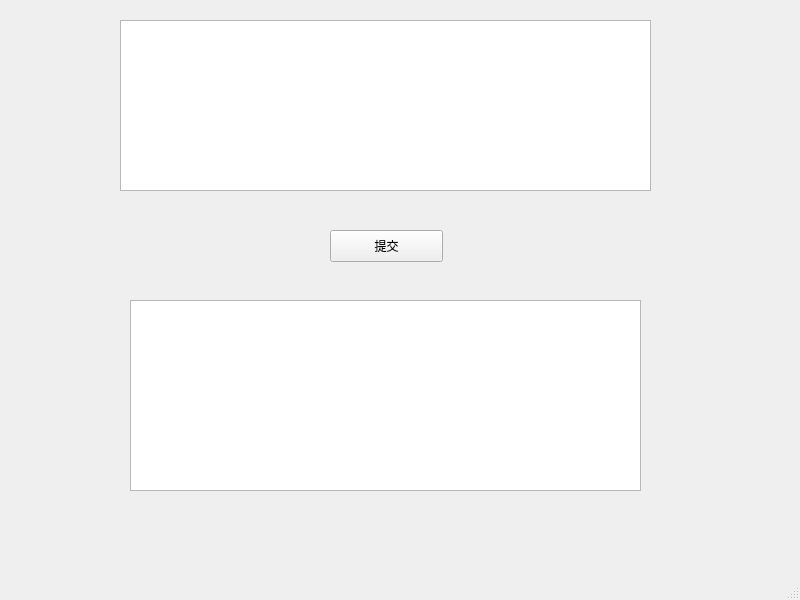
<?xml version="1.0" encoding="UTF-8"?>
<ui version="4.0">
 <class>MainWindow</class>
 <widget class="QMainWindow" name="MainWindow">
  <property name="geometry">
   <rect>
    <x>0</x>
    <y>0</y>
    <width>800</width>
    <height>600</height>
   </rect>
  </property>
  <property name="windowTitle">
   <string>MainWindow</string>
  </property>
  <widget class="QWidget" name="centralwidget">
   <widget class="QTextBrowser" name="textBrowser_2">
    <property name="geometry">
     <rect>
      <x>130</x>
      <y>300</y>
      <width>511</width>
      <height>191</height>
     </rect>
    </property>
   </widget>
   <widget class="QPushButton" name="pushButton">
    <property name="geometry">
     <rect>
      <x>330</x>
      <y>230</y>
      <width>113</width>
      <height>32</height>
     </rect>
    </property>
    <property name="text">
     <string>提交</string>
    </property>
   </widget>
   <widget class="QTextEdit" name="textEdit">
    <property name="geometry">
     <rect>
      <x>120</x>
      <y>20</y>
      <width>531</width>
      <height>171</height>
     </rect>
    </property>
   </widget>
  </widget>
  <widget class="QMenuBar" name="menubar">
   <property name="geometry">
    <rect>
     <x>0</x>
     <y>0</y>
     <width>800</width>
     <height>37</height>
    </rect>
   </property>
  </widget>
  <widget class="QStatusBar" name="statusbar"/>
 </widget>
 <resources/>
 <connections/>
</ui>
